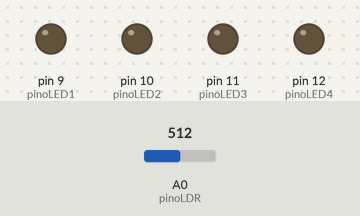
Simulated run of this sketch. Board: Arduino Uno, built with avr-gcc and run on an emulated ATmega328P. On the bench: output pins drawn as LEDs (lit = HIGH). The test bench sets the inputs (shaded band); at power-on: A0 (pinoLDR) = 512. What the sketch prints to the serial monitor is not drawn.

Above: at 1.2 s.
1.3 s: A0 (pinoLDR) set to 316
4.3 s: A0 (pinoLDR) set to 291
At 5.3 s:
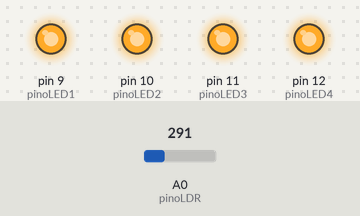
5.8 s: A0 (pinoLDR) set to 306
At 6.7 s:
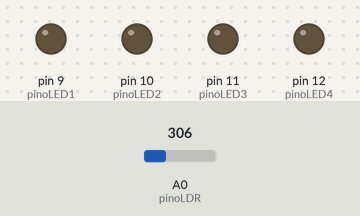
7.3 s: A0 (pinoLDR) set to 290
At 8.0 s:
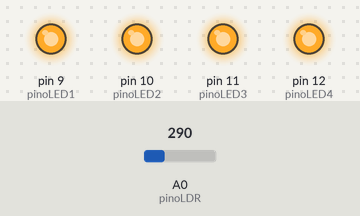
Timing chart, 0 to 9.8 s (numbered marks = the images above; inputs shaded):
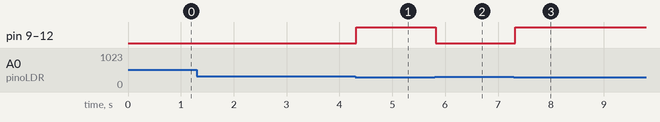

The sketch:

Codigo.ino
```cpp
int pinoLDR = A0;

int pinoLED1 = 9;
int pinoLED2 = 10;
int pinoLED3 = 11;
int pinoLED4 = 12;

int limiteLuz = 300;

void setup(){

  pinMode(pinoLED1, OUTPUT);
  pinMode(pinoLED2, OUTPUT);
  pinMode(pinoLED3, OUTPUT);
  pinMode(pinoLED4, OUTPUT);

  Serial.begin(9600);

}

void loop(){

  int valorLuz = analogRead(pinoLDR);

  Serial.print("Valor da luz: ");
  Serial.print(valorLuz);

  if (valorLuz < limiteLuz){

    digitalWrite(pinoLED1, HIGH);
    digitalWrite(pinoLED2, HIGH);
    digitalWrite(pinoLED3, HIGH);
    digitalWrite(pinoLED4, HIGH);

  } else{

    digitalWrite(pinoLED1, LOW);
    digitalWrite(pinoLED2, LOW);
    digitalWrite(pinoLED3, LOW);
    digitalWrite(pinoLED4, LOW);

  }

  delay(100);
}
```

Measured:
- the behaviour switches between 300 and 299 on A0 (pinoLDR) (found by bisection; images 0 and 1)
- after the input at 1.3 s, every drawn part: stays the same
- after the input at 4.3 s, pin 9 (pinoLED1), pin 10 (pinoLED2), pin 11 (pinoLED3), pin 12 (pinoLED4): LOW → HIGH at once
- after the input at 5.8 s, pin 9 (pinoLED1), pin 10 (pinoLED2), pin 11 (pinoLED3), pin 12 (pinoLED4): HIGH → LOW at once
- after the input at 7.3 s, pin 9 (pinoLED1), pin 10 (pinoLED2), pin 11 (pinoLED3), pin 12 (pinoLED4): LOW → HIGH at once
